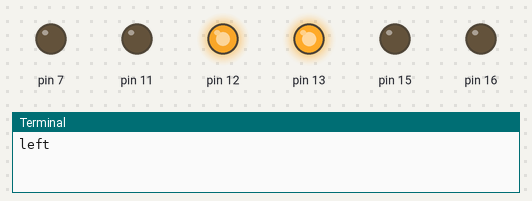
Bench run of a program on a simulated Raspberry Pi (header pin numbers). Parts: output pins drawn as LEDs (lit = HIGH), the last lines printed to the terminal. At 6.0 s the program stops and its outputs stay as they are.

Above: at 0.1 s.
At 1.6 s:
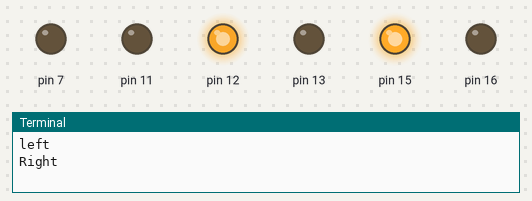
At 6.1 s:
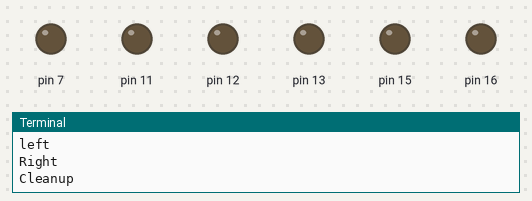
Timing chart, 0 to 7.5 s (numbered marks = the images above):
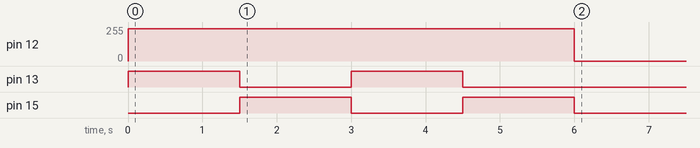

The program:

TwoMotorDriver.py
```python
import RPi.GPIO as gpio
import time
from motor import Motor

class TwoMotorDriver:

    def __init__(self, backMotor, steerMotor):
        self._BM = backMotor
        self._SM = steerMotor

    def StopAll(self):
        '''self._BM.setSpeed(0)
        self._SM.setSpeed(0)
        self._BM.Stop()
        self._SM.Stop()'''
        self.StopBM()
        self.ResetSteer()

    def StopBM(self):
        self._BM.setSpeed(0)
        self._BM.Stop()

    def ResetSteer(self):
        self._SM.setSpeed(0)
        self._SM.Stop()

    def Forward(self, speed):
        if(speed > 90):
            speed = 90
        elif (speed < 0):
            speed = 0

        self._BM.setSpeed(speed)
        self._BM.TurnClockwise()

    def Reverse(self, speed):
        if(speed > 90):
            speed = 90
        elif (speed < 0):
            speed = 0

        self._BM.setSpeed(speed)
        self._BM.TurnCounterClockwise()

    def TurnLeft(self, anglePercent):
        """
        :param anglePercent: from 0 - 90 for turning
        """
        #TODO: ?? add restriction on speed 0 - 90 for turning
        self._SM.setSpeed(anglePercent)
        self._SM.TurnClockwise()

    def TurnRight(self, anglePercent):
        """
        :param anglePercent: from 0 - 100 for turning
        """
        # TODO: ?? add restriction on speed 0 - 90 for turning
        self._SM.setSpeed(anglePercent)
        self._SM.TurnCounterClockwise()

    def Turn(self, angle):
        if angle < 0:  # Left Turn
            self.TurnLeft(-angle)  #Make negative angle positive
        elif (angle > 0):  # Right turn
            self.TurnRight(angle)
        elif (angle == 0):  # Stop --> Center steer
            self.ResetSteer()
            print("Steer CENTER")

    def cleanup(self):
        self._BM.cleanup()
        self._SM.cleanup()


if __name__ == "__main__":
    BM_ForwardPin = 11
    BM_ReversePin = 7
    BM_pwmPin = 16

    SM_LeftPin = 13
    SM_RightPin = 15
    SM_pwmPin = 12

    Frequency = 60
    driver = TwoMotorDriver(Motor(BM_ForwardPin, BM_ReversePin, BM_pwmPin, Frequency), Motor(SM_LeftPin, SM_RightPin, SM_pwmPin, Frequency))

    try:
        """driver.Forward(30)
        print("Forward")
        time.sleep(1.5)
        driver.Reverse(30)
        print("Backward")
        time.sleep(1.5)
        driver.StopAll()
        print("Stop")"""
        driver.TurnLeft(95)
        print("left")
        time.sleep(1.5)
        driver.TurnRight(95)
        print("Right")
        time.sleep(1.5)
        driver.ResetSteer()
        driver.TurnLeft(95)
        print("left")
        time.sleep(1.5)
        driver.TurnRight(95)
        print("Right")
        time.sleep(1.5)
        driver.ResetSteer()
        driver.cleanup()
        print("Cleanup")
    except KeyboardInterrupt:
        driver.cleanup()
        print("Cleanup")
```

motor.py
```python
import RPi.GPIO as gpio
import time

class Motor:

    def __init__(self, pin1, pin2, pwmPin, pwmFrequency):
        # use physical pin numbering
        gpio.setmode(gpio.BOARD)
        gpio.setwarnings(False)

        self._pin1 = pin1
        self._pin2 = pin2
        self._pwmPin = pwmPin
        self._pwmFrequency = pwmFrequency

        #Set up GPIO Pin channels with OUTPUT
        gpio.setup(self._pin1, gpio.OUT)
        gpio.setup(self._pin2, gpio.OUT)

        #Set the GPIO to software PWM at 'Frequency' Hertz
        gpio.setup(self._pwmPin, gpio.OUT)
        self._pwm = gpio.PWM(self._pwmPin, self._pwmFrequency)
        self._pwm.start(0)  #Set PWM with dutycycle of 0 (not moving)

    def TurnClockwise(self):
        gpio.output(self._pin2, gpio.LOW)  # Turn off pin2
        gpio.output(self._pin1, gpio.HIGH) #Turn on Pin1

    def TurnCounterClockwise(self):
        gpio.output(self._pin1, gpio.LOW)  # Turn off pin1
        gpio.output(self._pin2, gpio.HIGH) # Turn on pin2

    def Stop(self):
        gpio.output(self._pin1, gpio.LOW)
        gpio.output(self._pin2, gpio.LOW)

    def setSpeed(self, speed):
        self._pwm.ChangeDutyCycle(speed)

    def cleanup(self):
        gpio.cleanup()


#testin
"""
SM_LeftPin = 7
SM_RightPin = 11
SM_pwmPin = 16
Frequency = 60


sm =  Motor(SM_LeftPin, SM_RightPin, SM_pwmPin, Frequency)

try:

    while True:

        speed = int(input("what speed"))
        sm.setSpeed(speed)
        sm.TurnClockwise()
        print("Clockwise")
        time.sleep(1)
        sm.TurnCounterClockwise()
        print("Counter Clockwise")
        time.sleep(1)
        sm.Stop()
except KeyboardInterrupt:
    sm.cleanup()
    print("exiting")
"""
```
